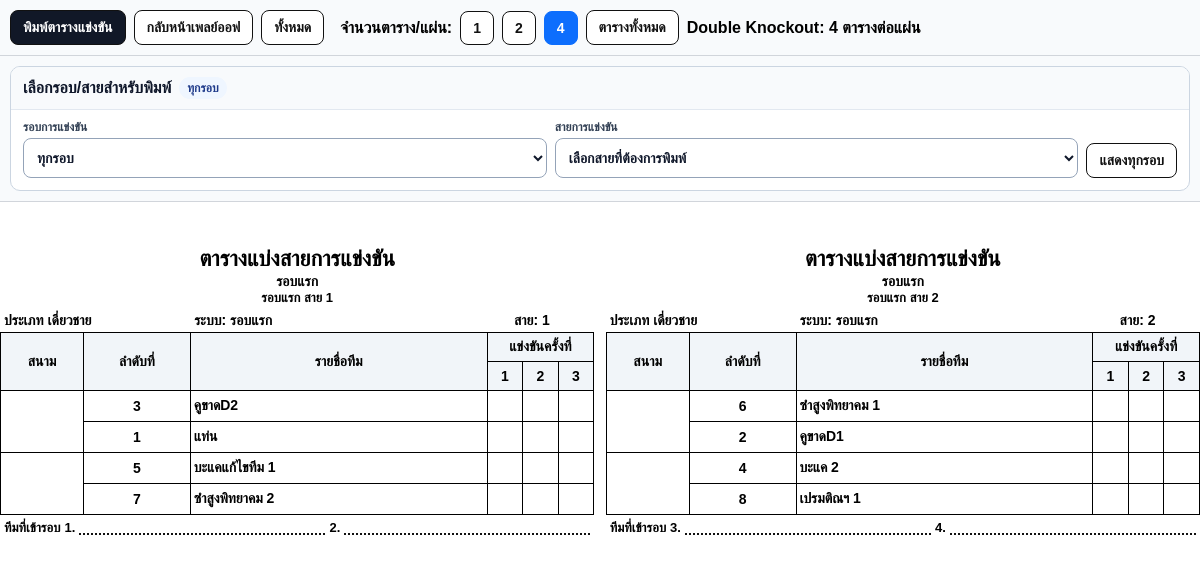
The page /playoff/1/match-tables (signed in) on the database its author committed.
### tables this page shows
CREATE TABLE playoff_rounds (
                id INTEGER PRIMARY KEY AUTOINCREMENT, playoff_id INTEGER NOT NULL, round_no INTEGER NOT NULL,
                round_name TEXT NOT NULL, round_type TEXT NOT NULL, round_meta_json TEXT, created_at DATETIME DEFAULT CURRENT_TIMESTAMP
            );

CREATE TABLE playoff_competitions (
                id INTEGER PRIMARY KEY AUTOINCREMENT, source_event_id INTEGER NOT NULL, title TEXT NOT NULL,
                competition_type TEXT NOT NULL, pairing_method TEXT NOT NULL DEFAULT 'seed',
                status TEXT NOT NULL DEFAULT 'active', report_note TEXT, config_json TEXT, created_at DATETIME DEFAULT CURRENT_TIMESTAMP
            );

CREATE TABLE playoff_slots (
                id INTEGER PRIMARY KEY AUTOINCREMENT, round_id INTEGER NOT NULL, group_no INTEGER NOT NULL, slot_no INTEGER NOT NULL,
                seed INTEGER, team_id INTEGER, team_name TEXT, is_bye BOOLEAN DEFAULT 0, court_name TEXT,
                entry_label TEXT, source_label TEXT,
                UNIQUE(round_id, group_no, slot_no)
            );

### models.py (models this page shows)
class Event(db.Model):
    __tablename__ = "events"
    id = db.Column(db.Integer, primary_key=True)
    name = db.Column(db.String(100), nullable=False)
    location = db.Column(db.String(100))
    category = db.Column(db.String(50))
    sex = db.Column(db.String(50))
    age_group = db.Column(db.String(50))
    rounds = db.Column(db.Integer)
    competition_format = db.Column(db.String(40), nullable=False, default="swiss")
    current_round = db.Column(db.Integer, default=1)
    date = db.Column(db.Date, nullable=True)
    auto_field_enabled = db.Column(db.Boolean, default=False)
    field_prefix = db.Column(db.String(10), default='')  # เช่น 'A', ''
    field_start = db.Column(db.Integer, default=1)
    field_max = db.Column(db.Integer, default=16)
    field_exclude = db.Column(db.String, default='')  # เช่น '3,7,11
    logo_filename = db.Column(db.Text)  # เก็บเป็น JSON list
    is_finished = db.Column(db.Boolean, default=False, nullable=False)
    finished_at = db.Column(db.DateTime, nullable=True)
    finished_by_id = db.Column(db.Integer, db.ForeignKey("users.id"), nullable=True)
    created_at = db.Column(db.DateTime, server_default=text('CURRENT_TIMESTAMP'), nullable=True)
    creator_id = db.Column(db.Integer, db.ForeignKey("users.id"), nullable=False)
    tournament_id = db.Column(db.Integer, db.ForeignKey("tournaments.id"), nullable=True, index=True)
    teams = db.relationship("Team", backref="event", cascade="all, delete-orphan", lazy=True)
    matches = db.relationship("Match", backref="event", cascade="all, delete-orphan", lazy=True)

### app.py (the view)
@app.route('/playoff/<int:playoff_id>/match-tables')
@login_required
def playoff_match_tables_print(playoff_id):
    selected_round = request.args.get('round_id', type=int)
    selected_group = request.args.get('group_no', type=int)
    per_page_raw = request.args.get("per_page", "1")
    per_page_was_supplied = request.args.get("per_page") is not None
    if per_page_raw == "all":
        per_page = "all"
    else:
        try:
            per_page = int(per_page_raw)
        except (TypeError, ValueError):
            per_page = 1
        if per_page not in [1, 2, 3, 4, 6, 8, 10, 12, 14]:
            per_page = 1
    view, tables = _playoff_match_table_rows(playoff_id, selected_round, selected_group)
    if not view:
        flash('ไม่พบระบบเพลย์ออฟ', 'danger')
        return redirect(url_for('index'))
    if not per_page_was_supplied and any(t.get("round_type") == "double_knockout" for t in tables if t):
        per_page = 4
    if per_page != "all" and any(t.get("round_type") == "double_knockout" for t in tables if t) and per_page > 4:
        per_page = 4
    source_event = Event.query.get(view['competition']['source_event_id']) if view.get('competition') else None
    return render_template(
        'playoff_match_tables.html',
        view=view,
        source_event=source_event,
        tables=tables,
        selected_round=selected_round,
        selected_group=selected_group,
        per_page=per_page,
    )

### app.py (called while the page is built, shortened)
def get_current_lang():
    lang = request.args.get("lang") or session.get("lang") or "th"
    if lang not in SUPPORTED_LANGS:
        lang = "th"
    session["lang"] = lang
    return lang

@app.context_processor
def inject_i18n():
    lang = get_current_lang()
    return {
        "current_lang": lang,
        "supported_langs": SUPPORTED_LANGS,
        "text_translations": TEXT_TRANSLATIONS,
        "t": lambda key: translate(key, lang),
    }

@login_manager.user_loader
def load_user(user_id):
    return User.query.get(int(user_id))

@app.before_request
def protect_mutating_object_routes():
    if request.method not in {'POST', 'PUT', 'PATCH', 'DELETE'} or not current_user.is_authenticated:
        return None

def _safe_json_loads(raw, default=None):
    if not raw:
        return default if default is not None else {}
    try:
        return json.loads(raw)
    except Exception:
        return default if default is not None else {}

def _apply_bye_auto_scores_to_map(slots, score_map):
    by_slot = {int(s.get('slot_no')): s for s in slots}
    for a_no, b_no in ((1, 2), (3, 4)):
        a = by_slot.get(a_no)
        b = by_slot.get(b_no)
        if not a or not b:
            continue
        if bool(a.get('is_bye')) == bool(b.get('is_bye')):
            continue

def _playoff_score(score_map, slot, stage):
    if not slot:
        return None
    if slot.get('is_bye'):
        return 0
    return score_map.get((slot['group_no'], slot['slot_no'], stage))

def _double_group_decisions(slots, score_map):
    by = {s['slot_no']: s for s in slots}
    qf1 = _decide_playoff_pair(by.get(1), by.get(2), 1, score_map)
    qf2 = _decide_playoff_pair(by.get(3), by.get(4), 1, score_map)
    wf = _decide_playoff_pair(qf1.get('winner'), qf2.get('winner'), 2, score_map) if qf1.get('complete') and qf2.get('complete') else None
    lf = _decide_playoff_pair(qf1.get('loser'), qf2.get('loser'), 2, score_map) if qf1.get('loser') and qf2.get('loser') else None
    final2 = _decide_playoff_pair(wf.get('loser'), lf.get('winner'), 3, score_map) if wf and wf.get('loser') and lf and lf.get('winner') else None
    return {'qf1': qf1, 'qf2': qf2, 'wf': wf, 'lf': lf, 'final2': final2}

def _blank_stage_state(slots):
    state = {}
    for s in slots:
        state[s['slot_no']] = {
            1: {'color': '', 'editable': True},
            2: {'color': '', 'editable': False},
            3: {'color': '', 'editable': False},
        }
    return state

### templates/playoff_match_tables.html (shortened to what this page needs)
<!DOCTYPE html>
<html lang="th">
<head>
  {% set ns = namespace(is_double=false) %}
  {% for tbl in tables %}
    {% if tbl and tbl.round_type == 'double_knockout' %}
      {% set ns.is_double = true %}
    {% endif %}
  {% endfor %}
  {% set dk_mode = per_page|int if ns.is_double and per_page|string in ['1','2','3','4'] else 1 %}
</head>
<body>
  {% if ns.is_double %}
    {% set per_page_options = [1, 2, 4] %}
  {% else %}
    {% set per_page_options = [1, 2, 3, 4, 6] %}
  {% endif %}
  <div class="no-print">
    <a class="btn btn-primary" href="javascript:window.print()">พิมพ์ตารางแข่งขัน</a>
    <a class="btn" href="{{ url_for('playoff_detail', playoff_id=view.competition.id) }}">
      กลับหน้าเพลย์ออฟ
    </a>
    <a class="btn" href="{{ url_for('playoff_match_tables_print', playoff_id=view.competition.id, per_page=per_page) }}">
      ทั้งหมด
    </a>
    <span style="font-weight:900; margin-left:8px;">จำนวนตาราง/แผ่น:</span>
    {% for n in per_page_options %}
      <a class="btn {% if per_page|string == n|string %}btn-active{% endif %}"
        href="{{ url_for('playoff_match_tables_print', playoff_id=view.competition.id, round_id=selected_round, group_no=selected_group, per_page=n) }}">
        {{ n }}
      </a>
    {% endfor %}
    <a class="btn {% if per_page == 'all' %}btn-active{% endif %}"
      href="{{ url_for('playoff_match_tables_print', playoff_id=view.competition.id, round_id=selected_round, group_no=selected_group, per_page='all') }}">
      ตารางทั้งหมด
    </a>
    <span style="font-weight:800;">
      {% if ns.is_double %}
        Double Knockout: {{ dk_mode }} ตารางต่อแผ่น
      {% elif per_page == 'all' %}
        โหมดตารางทั้งหมด = ใช้ขนาดตารางมาตรฐาน ไม่ย่อ
      {% else %}
        โหมด {{ per_page }} ตาราง/แผ่น = ขนาดมาตรฐาน ตัวใหญ่
      {% endif %}
    </span>
  </div>
  {% set selected_ns = namespace(round_name='ทุกรอบ') %}
  {% for rv in view.round_views %}
    {% if selected_round and rv.round.id == selected_round %}
      {% set selected_ns.round_name = rv.round.round_name %}
    {% endif %}
  {% endfor %}
  <div class="no-print">
    <div class="nav-picker">
      <div class="nav-picker-head">
        เลือกรอบ/สายสำหรับพิมพ์
        <span class="selected-mode">
          {{ selected_ns.round_name }}{% if selected_group %} · สาย {{ selected_group }}{% endif %}
        </span>
      </div>
      <div class="nav-picker-body">
        <div class="nav-picker-field">
          <label for="print-round-select">รอบการแข่งขัน</label>
          <select id="print-round-select" onchange="if(this.value){ window.location.href=this.value; }">
            <option value="{{ url_for('playoff_match_tables_print', playoff_id=view.competition.id, per_page=per_page) }}" {% if not selected_round %}selected{% endif %}>
              ทุกรอบ
            </option>
          </select>
        </div>
        <div class="nav-picker-field">
          <label for="print-lane-select">สายการแข่งขัน</label>
          <select id="print-lane-select" onchange="if(this.value){ window.location.href=this.value; }">
            <option value="">เลือกสายที่ต้องการพิมพ์</option>
          </select>
        </div>
        <a class="btn" href="{{ url_for('playoff_match_tables_print', playoff_id=view.competition.id, per_page=per_page) }}">
          แสดงทุกรอบ
        </a>
      </div>
    </div>
  </div>
  {% macro render_match_table(tbl, stage_start=1, stage_end=none, page_no=1, page_total=1) %}
    {% if tbl %}
      {% set ab_group = tbl.group_label if tbl.group_label is defined and tbl.group_label else '' %}
      <div class="table-card {% if tbl.round_type == 'ab_ladder' and ab_group == 'A' %}ab-a-card{% elif tbl.round_type == 'ab_ladder' and ab_group == 'B' %}ab-b-card{% endif %}">
        {% if ns.is_double %}
          <div class="event-head dk-event-head">
            <div class="event-title-wrap">
              <div class="main-title">ตารางแบ่งสายการแข่งขัน</div>
              <div class="sub-title">{{ view.competition.title }}</div>
              <div class="dk-card-round">{{ tbl.round_name }} สาย {{ tbl.group_no }}</div>
            </div>
          </div>
        {% endif %}
        <div class="meta-row{% if tbl.round_type in ['ab_ladder', 'double_knockout'] %} meta-row-aligned{% endif %}">
          <div>
            ประเภท {{ source_event.category if source_event and source_event.category else 'คู่ทั่วไป' }}{{ source_event.sex if source_event and source_event.sex else '' }}
          </div>
          <div class="center">
            {% if tbl.round_type == 'double_knockout' %}ระบบ: {{ tbl.round_name }}{% else %}รอบ {{ tbl.round_name }}{% endif %}
          </div>
          <div>
            <span class="lane-label">{% if tbl.round_type == 'double_knockout' %}สาย: {{ tbl.group_no }}{% else %}สายที่ {{ tbl.group_no }}{% endif %}</span>
          </div>
        </div>
        <table class="match-table">
          <thead>
            {% if tbl.round_type == 'double_knockout' %}
              <tr class="main-head">
                <th class="court-col" rowspan="2">สนาม</th>
                <th class="seed-col" rowspan="2">ลำดับที่</th>
                <th class="name-col" rowspan="2">รายชื่อทีม</th>
                <th class="stage-title" colspan="{{ (stage_end or tbl.max_stage) - stage_start + 1 }}">แข่งขันครั้งที่</th>
              </tr>
              <tr class="stage-head">
                {% for i in range(stage_start, (stage_end or tbl.max_stage) + 1) %}
                  <th class="stage-col">{{ i }}</th>
                {% endfor %}
              </tr>
            {% endif %}
          </thead>
          <tbody>
            {% for slot in tbl.slots %}
              <tr>
                {% if slot.slot_no in [1, 3] %}
                  <td rowspan="2">
                  </td>
                {% endif %}
                {% set shown_entry_label = slot.entry_label %}
                {% if slot.entry_label and not slot.entry_label.startswith('W-') and not slot.entry_label.startswith('L-') %}
                  {% if slot.source_label and slot.source_label.startswith('ชนะ') %}{% set shown_entry_label = 'W-' ~ slot.entry_label %}{% elif slot.source_label and slot.source_label.startswith('แพ้') %}{% set shown_entry_label = 'L-' ~ slot.entry_label %}{% endif %}
                {% endif %}
                <td class="entry-label-cell">{% if shown_entry_label %}{{ shown_entry_label }}{% else %}{{ slot.seed or slot.slot_no }}{% endif %}</td>
                <td class="team-name">
                  {% if slot.is_bye %}
                    X
                  {% else %}
                    {{ slot.team_name }}
                  {% endif %}
                </td>
                {% if tbl.round_type == 'double_knockout' %}
                  {% for i in range(stage_start, (stage_end or tbl.max_stage) + 1) %}
                    <td></td>
                  {% endfor %}
                {% else %}
                  <td></td>
                {% endif %}
              </tr>
            {% endfor %}
          </tbody>
        </table>
        <div class="qualified-row">
          <span>ทีมที่เข้ารอบ{% if tbl.round_type == 'ab_ladder' and ab_group %}กลุ่ม {{ ab_group }}{% endif %}</span>
          {% set qnums = tbl.qualified_numbers if tbl.qualified_numbers is defined and tbl.qualified_numbers else [1] %}
          {% for qno in qnums %}
            <span>{{ qno }}.</span>
            <span class="dot-line"></span>
          {% endfor %}
        </div>
      </div>
    {% else %}
      <div class="empty-card"></div>
    {% endif %}
  {% endmacro %}
  {% if ns.is_double %}
    {% for page in tables|batch(dk_mode, none) %}
      <section class="print-page per-{{ dk_mode }} dk-mode-{{ dk_mode }}">
        {% for tbl in page %}{{ render_match_table(tbl) }}{% endfor %}
      </section>
    {% endfor %}
  {% endif %}
</body>
</html>

### rows shown on the page
playoff_rounds: round_name "รอบแรก", group_no "1", i "1" "2" "3" "1" "2" "3", qnums "1" "2" "3" "4", group_no "2"
playoff_competitions: competition "รอบแรก"
Event: category "เดี่ยว", sex "ชาย"
playoff_slots: seed "3", team_name "คูขาดD2"
playoff_slots: seed "1", team_name "แท่น"
playoff_slots: seed "5", team_name "บะแคแก้ไขทีม 1"
playoff_slots: seed "7", team_name "ซำสูงพิทยาคม 2"
playoff_slots: seed "6", team_name "ซำสูงพิทยาคม 1"
playoff_slots: seed "2", team_name "คูขาดD1"
playoff_slots: seed "4", team_name "บะแค 2"
playoff_slots: seed "8", team_name "เปรมติณฯ 1"

### other values the page prints
{{ n }} "1" "2" "4"
{{ dk_mode }} "4"
{{ selected_ns.round_name }} "ทุกรอบ"
